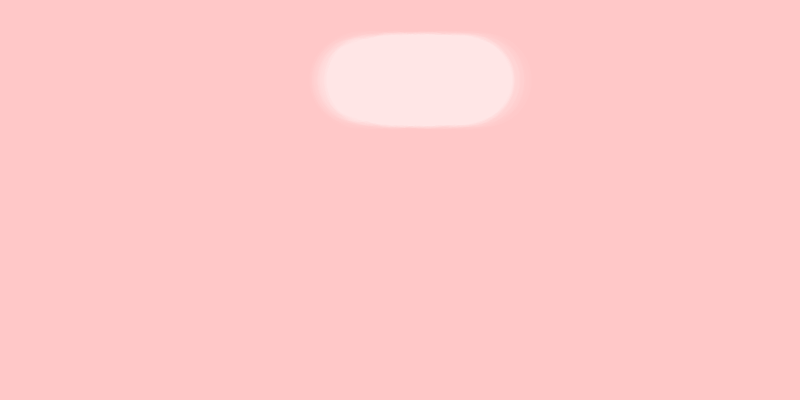
Frame 1 (no input)
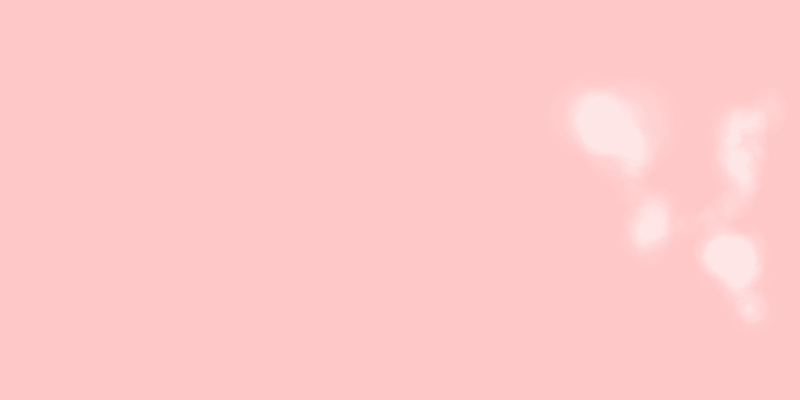
Frame 60 (the mouse pressed at the canvas centre just before this capture)
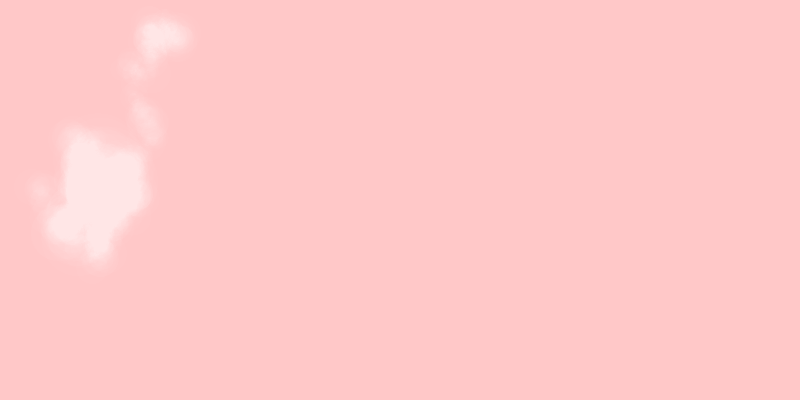
Frame 120 (the mouse held since frame 60 and released just before this capture)

The Processing sketch that drew these frames (run headless with seeded random() and noise(); from frame 60 on, the mouse is pressed at the canvas centre):

// Processing sketch: processing_14917
// ── processing_14917.pde

/**
 * Puff  
 * Edited by Dianna Xu. Original by Ira Greenberg.  
 * 
 * Series of ellipses simulating a multi-segmented 
 * organism, utilizing a follow the leader algorithm.
 * Collision detection occurs on the organism's head, 
 * controlling overall direction, and on the individual 
 * body segments, controlling body shape and jitter.
 */

// For puff head
float headX;
float headY;
float speedX = 10;
float speedY = .9;

// For puff body
int cells = 1000;
float[]px= new float[cells];
float[]py= new float[cells];
float[]radiiX = new float[cells];
float[]radiiY = new float[cells];
float[]angle = new float[cells];
float[]frequency = new float[cells];
float[]cellRadius = new float[cells];

void setup(){
  
  size(800, 400);
  
  // Begin in the center
  headX = width/2;
  headY = height/5;

  // Fill body arrays
  for (int i=0; i< cells; i++){
    radiiX[i] = random(-7, 7); 
    radiiY[i] = random(-4, 12);
    frequency[i]= random(-9, 30);
    cellRadius[i] = random(16, 100);
  }
  frameRate(30);
}

void draw(){
  background(255,200,200);
  noStroke();
  fill(255, 255, 255, 5);

  // Follow the leader
  for (int i =0; i< cells; i++){
    if (i==0){
      px[i] = headX+sin(radians(angle[i]))*radiiX[i];
      py[i] = headY+cos(radians(angle[i]))*radiiY[i];
    } 
    else{
      px[i] = px[i-1]+cos(radians(angle[i]))*radiiX[i];
      py[i] = py[i-1]+sin(radians(angle[i]))*radiiY[i];

      // Check collision of body
      if (px[i] >= width-cellRadius[i]/2 || px[i] <= cellRadius[i]/2){
        radiiX[i]*=-1;
        cellRadius[i] = random(1, 40);
        frequency[i]= random(-13, 13);
      }
      if (py[i] >= height-cellRadius[i]/2 || py[i] <= cellRadius[i]/2){
        radiiY[i]*=-1;
        cellRadius[i] = random(1, 40);
        frequency[i]= random(-9, 1);
      }
    }
    // Draw puff
    ellipse(px[i],  py[i],  cellRadius[i],  cellRadius[i]);
    // Set speed of body
    angle[i]+=frequency[i];
  }

  // Set velocity of head
  headX+=speedX;
  headY+=speedY;

  // Check boundary collision of head
  if (headX >= width-cellRadius[0]/2 || headX <=cellRadius[0]/2){
    speedX*=-1;
  }
  if (headY >= height-cellRadius[0]/2 || headY <= cellRadius[0]/2){
    speedY*=-1;
  }
}
